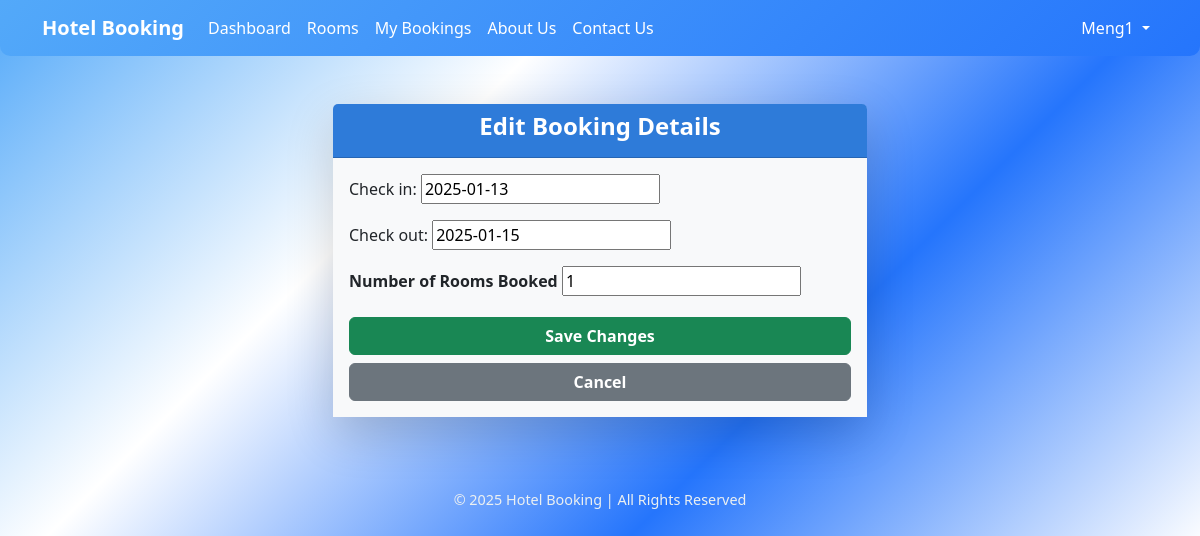
The page /update_booking_admin/55/ (signed in) on the database its author committed.
### bookings/models.py (models this page shows, shortened)
class Booking(models.Model):
    user = models.ForeignKey(User, on_delete=models.CASCADE)
    room = models.ForeignKey(Room, on_delete=models.CASCADE)
    check_in = models.DateField()
    check_out = models.DateField()
    rooms_booked = models.PositiveIntegerField(default=1)

### bookings/views.py (the view)
# urls.py: path('update_booking_admin/<int:booking_id>/', views.update_booking_admin, name='update_booking_admin'),
@login_required
def update_booking_admin(request, booking_id):
    booking = get_object_or_404(Booking, id=booking_id)
    if request.method == 'POST':
        form = BookingForm(request.POST, instance=booking)
        if form.is_valid():
            form.save()
            booking.room.update_availability()
            messages.success(request, "Booking updated successfully!")
            return redirect('admin_booking_list')
    else:
        form = BookingForm(instance=booking)
    return render(request, 'bookings/update_booking_admin.html', {'form': form, 'booking': booking})

### bookings/forms.py
class BookingForm(forms.ModelForm):
    rooms_booked = forms.IntegerField(min_value=1,label='Number of rooms')
    class Meta:
        model = Booking
        fields = ['check_in', 'check_out','rooms_booked']

### bookings/templates/bookings/update_booking_admin.html (shortened to what this page needs)
{% extends 'bookings/main.html' %}
{% block content %}
<div class="container mt-5">
    <div class="row justify-content-center">
        <div class="col-md-6">
            <div class="card shadow-lg border-0">
                <div class="card-header bg-primary text-white text-center">
                    <h4 class="fw-bold">Edit Booking Details</h4>
                </div>
                <div class="card-body bg-light">
                    <form method="post">
                        <div class="form-group mb-3">
                            {{ form.check_in.label_tag }}
                            {{ form.check_in }}
                        </div>
                        <div class="form-group mb-3">
                            {{ form.check_out.label_tag }}
                            {{ form.check_out }}
                        </div>
                        <div class="form-group mb-3">
                            <label for="id_rooms_booked" class="form-label fw-bold">Number of Rooms Booked</label>
                            {{ form.rooms_booked }}
                        </div>
                        <div class="d-grid">
                            <button type="submit" class="btn btn-success fw-bold">Save Changes</button>
                        </div>
                    </form>
                    <div class="d-grid mt-2">
                        <a href="{% url 'admin_booking_list' %}" class="btn btn-secondary fw-bold">Cancel</a>
                    </div>
                </div>
            </div>
        </div>
    </div>
</div>
{% endblock %}

### bookings/templates/bookings/navbar.html (shortened to what this page needs)
<nav class="navbar navbar-expand  ">
    <div class="container">
        <a class="navbar-brand text-white fw-bold">Hotel Booking</a>
        <div class="collapse navbar-collapse" id="navbarNav">
            <ul class="navbar-nav me-auto">
                {% if user.is_authenticated %}
                {% if user.is_staff %}
                <li class="nav-item"><a class="nav-link text-white" href="{% url 'admin_dashboard' %}">Admin
                        Dashboard</a></li>
                {% else %}
                <li class="nav-item"><a class="nav-link text-white" href="{% url 'dashboard' %}"> Dashboard</a></li>
                <li class="nav-item"><a class="nav-link text-white" href="{% url 'room_list' %}">Rooms</a></li>
                <li class="nav-item"><a class="nav-link text-white" href="{% url 'my_bookings' %}">My Bookings</a></li>
                <li class="nav-item"><a class="nav-link text-white" href="{% url 'about_us' %}">About Us</a></li>
                <li class="nav-item"><a class="nav-link text-white" href="{% url 'contact_us' %}">Contact Us</a></li>
                {% endif %}
                {% endif %}
            </ul>
            <ul class="navbar-nav">
                {% if user.is_authenticated %}
                <li class="nav-item dropdown">
                    <a class="nav-link dropdown-toggle text-white" href="#" id="userDropdown" role="button"
                        data-bs-toggle="dropdown" aria-expanded="false">
                        {{ user.username }}
                    </a>
                </li>
                {% else %}
                <li class="nav-item"><a class="nav-link text-white" href="{% url 'login' %}">Login</a></li>
                <li class="nav-item"><a class="nav-link text-white" href="{% url 'register' %}">Register</a></li>
                {% endif %}
            </ul>
        </div>
    </div>
</nav>

### bookings/static/css/style.css (style rules this page uses)
body { background: linear-gradient(135deg, #53a9f9, #ffffff, #2575fc, #fff); font-family: "Roboto", sans-serif; color: #333; margin: 0; padding: 0; }
.navbar { background: linear-gradient(135deg, #53a9f9, #2575fc); color: skyblue; padding: 20px; border-radius: 0 0 10px 10px; }
.navbar-brand { font-size: 1.8rem; color: #280d93 !important; font-weight: bold; }
.nav-link { color: #162ca6 !important; font-weight: 500; transition: color 0.3s ease-in-out; }
.card { border-radius: 15px; background: #1c2833; color: #000000; border: none; transition: transform 0.3s ease, box-shadow 0.3s ease; }
.card-header { background: linear-gradient( 90deg, #2e7bd9, #2e7bd9 ); color: #fff; text-align: center; font-size: 1.8rem; font-weight: bold; padding: 20px; }
.card-body { padding: 20px; font-size: 1rem; }

### rows shown on the page
Booking: check_in "2025-01-13", check_out "2025-01-15", rooms_booked "1"

### other values the page prints
{{ user.username }} "Meng1"
